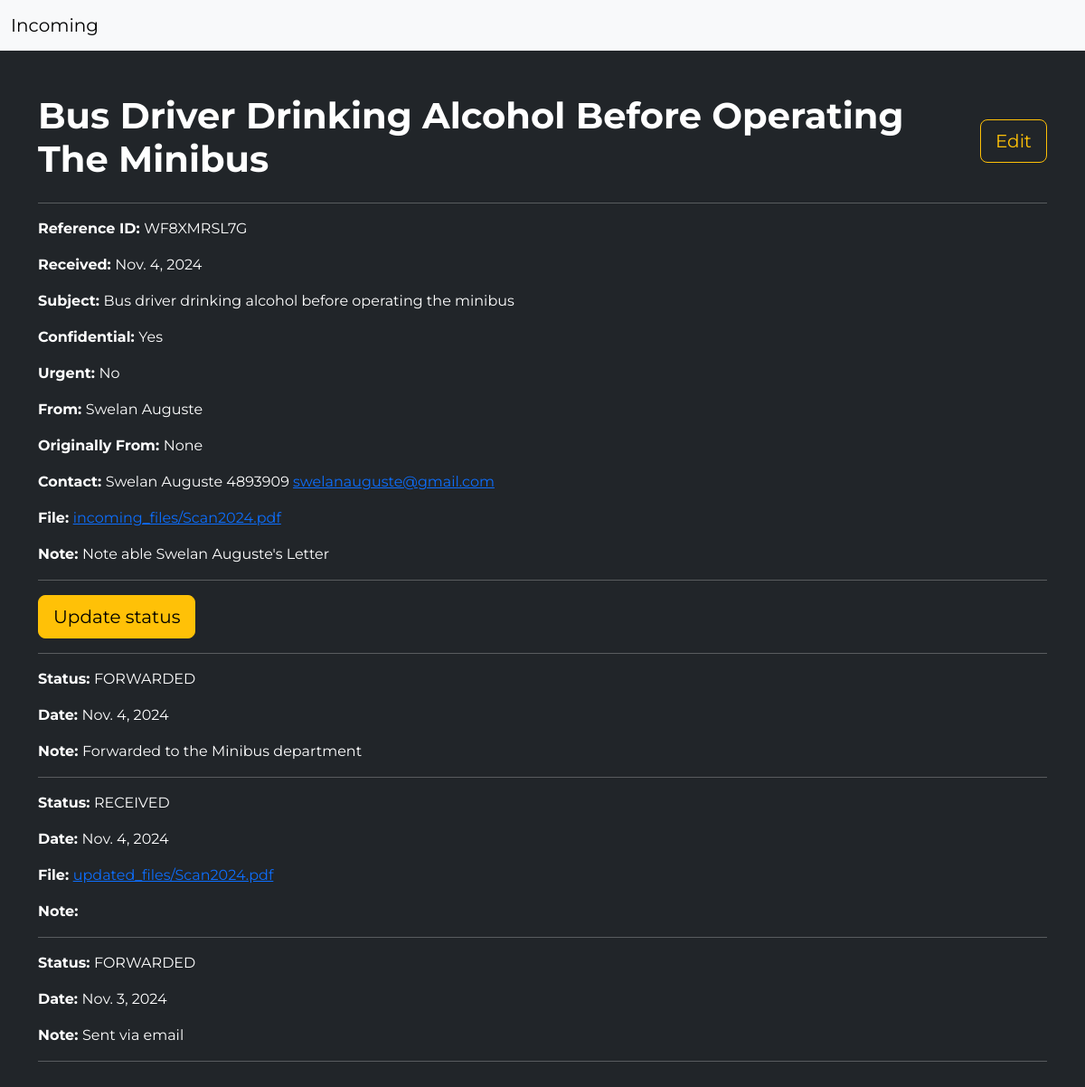
Screenshot of /details/wf8xmrsl7g/ with the database file from the repository.
### incomings/models.py (models this page shows, shortened)
class Incoming(models.Model):
    ref = models.CharField(
        max_length=10, unique=True, default=get_random_string(length=10)
    )
    slug = models.SlugField(max_length=10, unique=True, blank=True, null=True)
    created_at = models.DateTimeField(auto_now_add=True)
    received_on = models.DateField(blank=True, null=True)
    conf = models.BooleanField('confidential',default=False)
    urgent = models.BooleanField(default=False)
    received_from = models.CharField("from", max_length=100, blank=True, null=True)
    note = models.TextField(blank=True, null=True)
    originally_from = models.CharField(max_length=100, blank=True, null=True)
    contact = models.CharField(max_length=100, blank=True, null=True)
    phone = models.CharField(max_length=100, blank=True, null=True)
    email = models.EmailField(blank=True, null=True)
    letter_dated = models.DateField(blank=True, null=True,  default=timezone.now)
    subject = models.TextField(blank=True, null=True)
    file = models.FileField(upload_to="incoming_files/", blank=True, null=True)
    class Meta:
        ordering = ["-received_on"]

class ChangeStatus(models.Model):
    STATUS_CHOICE_LIST = [
        ("received", "Received"),
        ("forwarded", "Forwarded"),
        ("responded", "Responded"),
        ("closed", "Closed"),
    ]
    incoming = models.ForeignKey(Incoming, on_delete=models.CASCADE, related_name="statuses")
    status = models.CharField(
        max_length=100, choices=STATUS_CHOICE_LIST, default="received"
    )
    note = models.TextField(blank=True, null=True)
    file = models.FileField(upload_to="updated_files/", blank=True, null=True)
    date = models.DateField(default=timezone.now)
    created = models.DateField(auto_now_add=True)
    class Meta:
        ordering = ["-date",]
        verbose_name_plural = "Change Statuses"

### incomings/views.py (the view)
# urls.py: path("details/<slug:slug>/", views.IncomingDetailView.as_view(), name="detail"),
class IncomingDetailView(DetailView):
    model = models.Incoming

### templates/incomings/incoming_detail.html
{% extends 'base.html' %}
{% load humanize %}
{% block content %}
<div class="container">
    <div class="d-flex justify-content-between align-items-center">
        <h1 class="fw-bold">{{object.subject|title}}</h1>
        <a class="btn btn-lg btn-outline-warning"
            href="{% url 'update' object.slug %}">Edit</a>
    </div>
    <hr>
    <p><strong>Reference ID: </strong>{{object.ref|upper}}</p>
    <p><strong>Received: </strong>{{object.received_on}}</p>
    <p><strong>Subject: </strong>{{object.subject}}</p>
    <p><strong>Confidential: </strong>{{object.conf|yesno:'Yes,No'}}</p>
    <p><strong>Urgent: </strong>{{object.urgent|yesno:'Yes,No'}}</p>
    <p><strong>From: </strong>{{object.received_from}}</p>
    <p><strong>Originally From: </strong>{{object.originally_from}}</p>
    <p><strong>Contact: </strong>{{object.contact}} {{object.phone}}
        <a href="mailto:{{object.email|lower}}">{{object.email|lower}}</a>
    </p>
    {% if object.file %}
    <p><strong>File: </strong><a target="_blank"
            href="{{object.file.url}}">{{object.file}}</a></p>
    {% endif %}
    <p><strong>Note: </strong>{{object.note}}</p>
    <hr>
    <a class="btn btn-lg btn-warning"
        href="{% url 'change-status' object.slug %}">Update status</a>
    <hr>
    {% for status in object.statuses.all %}
    <p><strong>Status: </strong>{{status.status|upper}}</p>
    <p><strong>Date: </strong>{{status.date}}</p>
    {% if status.file %}
    <p><strong>File: </strong><a target="_blank"
            href="{{status.file.url}}">{{status.file}}</a></p>
    {% endif %}
    <p><strong>Note: </strong>{{status.note}}</p>
    <hr>
    {% endfor %}
</div>
{% endblock content %}

### templates/base.html (style rules this page uses)
html, body { font-family: "Montserrat", serif; font-optical-sizing: auto; font-style: normal; }

### rows the page displays
Incoming: subject "Bus Driver Drinking Alcohol Before Operating The Minibus", ref "WF8XMRSL7G", received_on "Nov. 4, 2024", subject "Bus driver drinking alcohol before operating the minibus", conf "Yes", urgent "No", received_from "Swelan Auguste", originally_from "None", contact "Swelan Auguste", phone "4893909", email "swelanauguste@gmail.com", file "incoming_files/Scan2024.pdf", note "Note able Swelan Auguste's Letter"
ChangeStatus: status "FORWARDED", date "Nov. 4, 2024", note "Forwarded to the Minibus department"
ChangeStatus: status "RECEIVED", date "Nov. 4, 2024", file "updated_files/Scan2024.pdf"
ChangeStatus: status "FORWARDED", date "Nov. 3, 2024", note "Sent via email"
